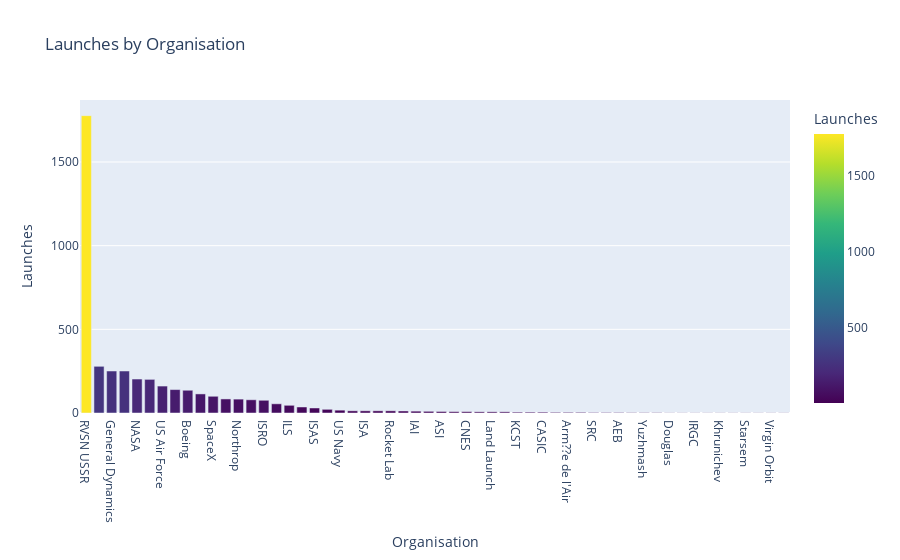

Notebook cell for this chart:
### Code cell
px.bar(launches_by_org,
       x='Organisation',
       y='Launches',
       title='Launches by Organisation',
       labels={'x': 'Organisation', 'y': 'Launches'},
       color='Launches',
       color_continuous_scale='Viridis').show()

### Figure 1 — Plotly figure (JSON) as saved in the notebook; plotly's stock layout.template omitted (floating-point values rounded to 4 significant figures)
{"data": [{"alignmentgroup": "True", "hovertemplate": "Organisation=%{x}<br>Launches=%{marker.color}<extra></extra>", "legendgroup": "", "marker": {"color": [1777, 279, 251, 251, 203, 201, 161, 140, 136, 114, 100, 84, 83, 79, 76, 55, 46, 36, 30, 22, 17, 13, 13, 13, 13, 12, 11, 10, 9, 8, 8, 7, 7, 7, 5, 5, 5, 4, 4, 4, 3, 3, 3, 2, 2, 2, 1, 1, 1, 1, 1, 1, 1, 1, 1, 1], "coloraxis": "coloraxis", "pattern": {"shape": ""}}, "name": "", "offsetgroup": "", "orientation": "v", "showlegend": false, "textposition": "auto", "type": "bar", "x": ["RVSN USSR", "Arianespace", "General Dynamics", "CASC", "NASA", "VKS RF", "US Air Force", "ULA", "Boeing", "Martin Marietta", "SpaceX", "MHI", "Northrop", "Lockheed", "ISRO", "Roscosmos", "ILS", "Sea Launch", "ISAS", "Kosmotras", "US Navy", "ESA", "ISA", "Eurockot", "Rocket Lab", "Blue Origin", "IAI", "ExPace", "ASI", "AMBA", "CNES", "JAXA", "Land Launch", "MITT", "KCST", "UT", "CASIC", "CECLES", "Arm??e de l'Air", "Exos", "SRC", "KARI", "AEB", "OKB-586", "Yuzhmash", "RAE", "Douglas", "EER", "IRGC", "OneSpace", "Khrunichev", "Landspace", "Starsem", "Sandia", "Virgin Orbit", "i-Space"], "xaxis": "x", "y": [1777, 279, 251, 251, 203, 201, 161, 140, 136, 114, 100, 84, 83, 79, 76, 55, 46, 36, 30, 22, 17, 13, 13, 13, 13, 12, 11, 10, 9, 8, 8, 7, 7, 7, 5, 5, 5, 4, 4, 4, 3, 3, 3, 2, 2, 2, 1, 1, 1, 1, 1, 1, 1, 1, 1, 1], "yaxis": "y"}], "layout": {"barmode": "relative", "coloraxis": {"colorbar": {"title": {"text": "Launches"}}, "colorscale": [[0, "#440154"], [0.1111, "#482878"], [0.2222, "#3e4989"], [0.3333, "#31688e"], [0.4444, "#26828e"], [0.5556, "#1f9e89"], [0.6667, "#35b779"], [0.7778, "#6ece58"], [0.8889, "#b5de2b"], [1, "#fde725"]]}, "legend": {"tracegroupgap": 0}, "title": {"text": "Launches by Organisation"}, "xaxis": {"anchor": "y", "domain": [0, 1], "title": {"text": "Organisation"}}, "yaxis": {"anchor": "x", "domain": [0, 1], "title": {"text": "Launches"}}}}
